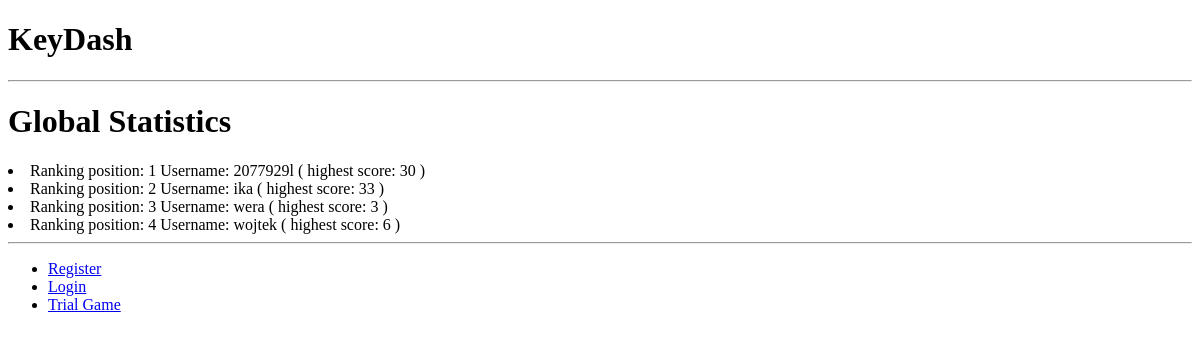
Before: /keydash/statistics_global with the older database file.
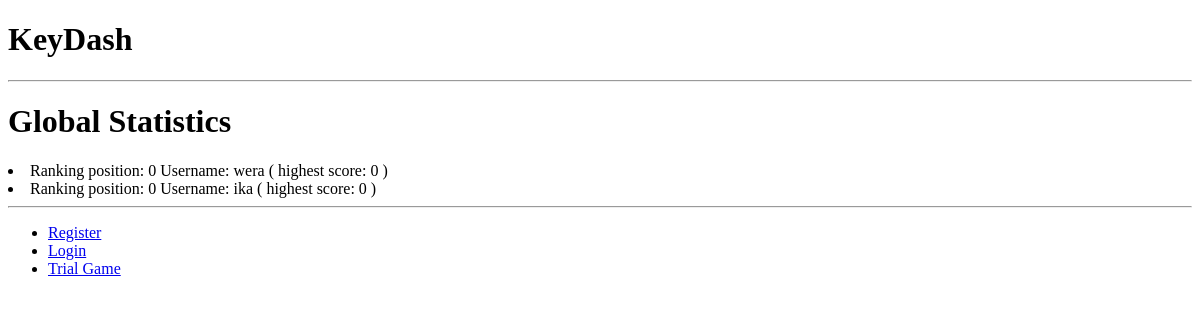
After: the same page with the newer database file.
### keydash_app/models.py (models this page shows, shortened)
class UserProfile(models.Model):
    user = models.OneToOneField(User)
    picture = models.ImageField(upload_to='profile_images', blank=True)
    ranking_position = models.IntegerField(default=0)
    wpm_highest = models.FloatField(default=0)
    accuracy_highest = models.FloatField(default=0)
    score_highest = models.IntegerField(default=0)

### keydash_app/views.py (the view)
def statistics_global(request):
    context_dict = {}
    user_list_by_ranking = UserProfile.objects.order_by('ranking_position')
    context_dict['users'] = user_list_by_ranking
    return render(request, 'keydash_app/statistics_global.html', context_dict)

### templates/keydash_app/statistics_global.html
{% extends "keydash_app/base.html" %}
{% block body_block %}
    <h1>Global Statistics</h1>
    {% if users %}
        {% for user in users %}
            <li>Ranking position: {{ user.ranking_position }} Username: {{ user.user }} ( highest score: {{ user.score_highest }} ) </li>
        {% endfor %}
    {% else %}
        <strong>There are no users present.</strong>
    {% endif %}
{% endblock %}

Changed rows visible on the page:
removed UserProfile: ranking_position "1", user "2077929l", score_highest "30"
removed UserProfile: ranking_position "2", user "ika", score_highest "33"
removed UserProfile: ranking_position "3", user "wera", score_highest "3"
removed UserProfile: ranking_position "4", user "wojtek", score_highest "6"
added UserProfile: ranking_position "0", user "wera", score_highest "0"
added UserProfile: ranking_position "0", user "ika", score_highest "0"
